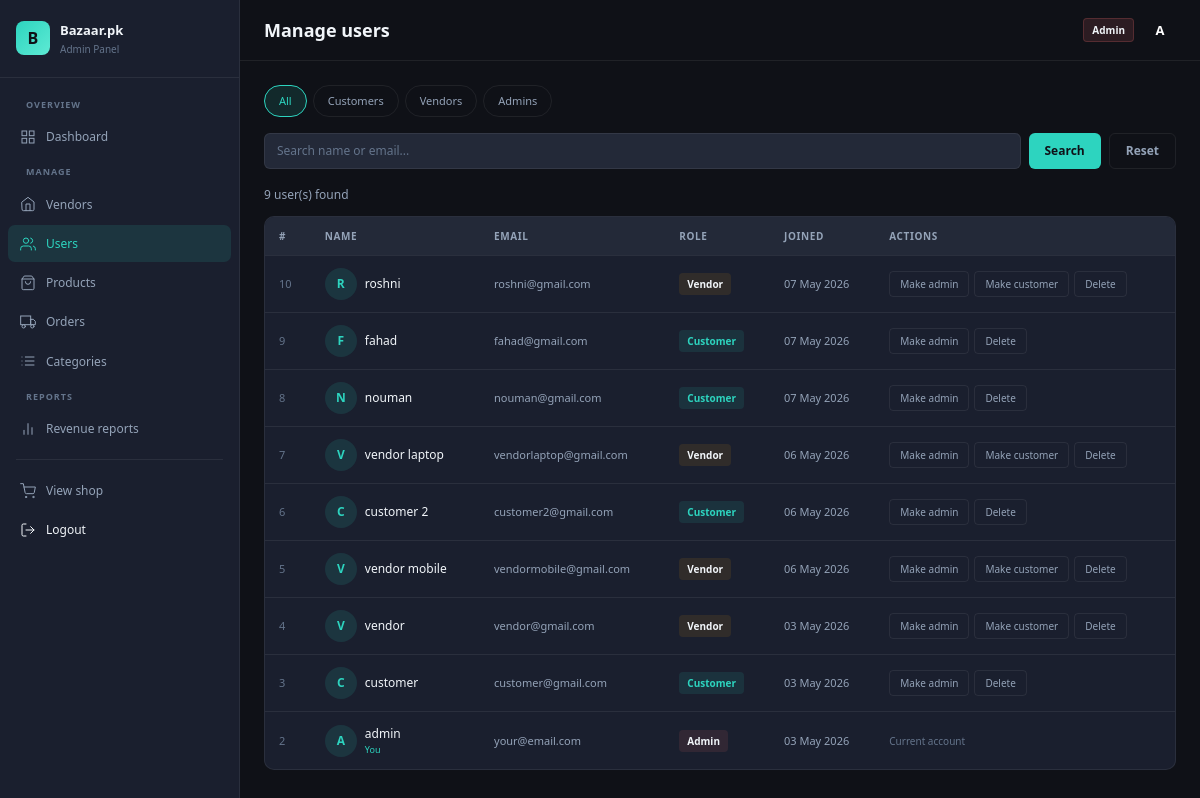
Page /admin/manage_users.php (signed in) on the committed database.
### tables this page shows
CREATE TABLE `users` (
  `id` int(11) NOT NULL,
  `full_name` varchar(100) NOT NULL,
  `email` varchar(150) NOT NULL,
  `password` varchar(255) NOT NULL,
  `role` enum('customer','vendor','admin') NOT NULL DEFAULT 'customer',
  `created_at` timestamp NOT NULL DEFAULT current_timestamp(),
  `cnic` varchar(15) DEFAULT NULL
);

### admin/manage_users.php (the view, shortened to what this page needs)
<?php
require_once '../db.php';
$userName    = $_SESSION['full_name'];
$filterRole = $_GET['role'] ?? '';
$search     = trim($_GET['q'] ?? '');
$page       = max(1, (int)($_GET['page'] ?? 1));
$perPage    = 20;
$offset     = ($page-1) * $perPage;
try {
    $sql    = "SELECT * FROM users WHERE 1=1";
    $params = [];
    $cntStmt = $conn->prepare(str_replace("SELECT *","SELECT COUNT(*)",$sql));
    $cntStmt->execute($params);
    $totalCount = (int)$cntStmt->fetchColumn();
    $sql .= " ORDER BY created_at DESC LIMIT $perPage OFFSET $offset";
    $stmt = $conn->prepare($sql);
    $stmt->execute($params);
    $users = $stmt->fetchAll();
} catch (PDOException $e) {
    $users = []; $totalCount = 0; $totalPages = 0;
}
?>
<!DOCTYPE html>
<html lang="en">
<head>
  <link href="https://cdn.jsdelivr.net/npm/bootstrap@5.3.0/dist/css/bootstrap.min.css" rel="stylesheet">
  <link href="../css/style.css"      rel="stylesheet">
  <link href="../css/styleadmin.css" rel="stylesheet">
</head>
<body>
<div class="admin-wrap">
  <?php include 'admin_sidebar.php'; ?>
  <div class="admin-main">
    <div class="admin-header">
      <div class="ah-left"><div class="ah-title">Manage users</div></div>
      <div class="ah-right">
        <span class="ah-admin-badge">Admin</span>
        <div class="ah-avatar"><?= strtoupper(substr($userName,0,1)) ?></div>
      </div>
    </div>
    <div class="admin-content">
      <div style="display:flex;gap:6px;margin-bottom:16px;flex-wrap:wrap;">
        <?php foreach (['' => 'All', 'customer' => 'Customers', 'vendor' => 'Vendors', 'admin' => 'Admins'] as $val => $lbl): ?>
          <a href="manage_users.php?role=<?= $val ?>&q=<?= urlencode($search) ?>"
             style="padding:6px 14px;border-radius:20px;font-size:11px;font-weight:500;text-decoration:none;
                    border:1px solid <?= $filterRole===$val ? 'var(--teal)' : 'var(--border)' ?>;
                    color:<?= $filterRole===$val ? 'var(--teal)' : 'var(--txt2)' ?>;
                    background:<?= $filterRole===$val ? 'var(--teal-dim)' : 'transparent' ?>;">
            <?= $lbl ?>
          </a>
        <?php endforeach; ?>
      </div>
      <form method="GET" class="admin-filters">
        <input class="af-input" type="text" name="q" placeholder="Search name or email..." value="<?= htmlspecialchars($search) ?>">
        <button type="submit" class="af-btn af-btn-primary">Search</button>
        <a href="manage_users.php" class="af-btn af-btn-ghost" style="text-decoration:none;display:flex;align-items:center;">Reset</a>
      </form>
      <div style="font-size:12px;color:var(--txt2);margin-bottom:12px;"><?= $totalCount ?> user(s) found</div>
      <div class="admin-table-wrap">
        <table class="admin-table">
          <thead>
            <tr>
              <th>#</th>
              <th>Name</th>
              <th>Email</th>
              <th>Role</th>
              <th>Joined</th>
              <th>Actions</th>
            </tr>
          </thead>
          <tbody>
            <?php if (empty($users)): ?>
              <tr><td colspan="6" style="text-align:center;color:var(--txt3);padding:28px;">No users found</td></tr>
            <?php else: ?>
              <?php foreach ($users as $u): ?>
                <tr>
                  <td style="color:var(--txt3);font-size:11px;"><?= $u['id'] ?></td>
                  <td>
                    <div style="display:flex;align-items:center;gap:8px;">
                      <div class="tbl-avatar" style="background:var(--teal-dim);color:var(--teal);">
                        <?= strtoupper(substr($u['full_name'],0,1)) ?>
                      </div>
                      <div>
                        <div style="font-size:12px;font-weight:500;color:var(--txt);"><?= htmlspecialchars($u['full_name']) ?></div>
                        <?php if ($u['id'] === (int)$_SESSION['user_id']): ?>
                          <div style="font-size:9px;color:var(--teal);">You</div>
                        <?php endif; ?>
                      </div>
                    </div>
                  </td>
                  <td style="color:var(--txt2);font-size:11px;"><?= htmlspecialchars($u['email']) ?></td>
                  <td><span class="status-badge sb-<?= $u['role'] ?>"><?= ucfirst($u['role']) ?></span></td>
                  <td style="color:var(--txt2);font-size:11px;"><?= date('d M Y', strtotime($u['created_at'])) ?></td>
                  <td>
                    <div class="tbl-actions">
                      <?php if ($u['id'] !== (int)$_SESSION['user_id']): ?>
                        <?php if ($u['role'] !== 'admin'): ?>
                          <a href="manage_users.php?make_admin=<?= $u['id'] ?>&role=<?= urlencode($filterRole) ?>"
                             class="tbl-btn" onclick="return confirm('Make this user an admin?')">Make admin</a>
                        <?php endif; ?>
                        <?php if ($u['role'] !== 'customer'): ?>
                          <a href="manage_users.php?make_customer=<?= $u['id'] ?>&role=<?= urlencode($filterRole) ?>"
                             class="tbl-btn">Make customer</a>
                        <?php endif; ?>
                        <a href="manage_users.php?delete=<?= $u['id'] ?>&role=<?= urlencode($filterRole) ?>"
                           class="tbl-btn delete" onclick="return confirm('Delete this user permanently?')">Delete</a>
                      <?php else: ?>
                        <span style="font-size:10px;color:var(--txt3);">Current account</span>
                      <?php endif; ?>
                    </div>
                  </td>
                </tr>
              <?php endforeach; ?>
            <?php endif; ?>
          </tbody>
        </table>
      </div>
    </div>
  </div>
</div>
</body>
</html>

### css/style.css (style rules this page uses)
:root { --bg: #0f1117; --bg2: #1a1f2e; --bg3: #232938; --teal: #2DD4BF; --teal2: #5EEAD4; --teal-dim: rgba(45,212,191,0.12); --txt: #F1F5F9; --txt2: #94A3B8; --txt3: #64748B; --border: rgba(255,255,255,0.07); --border2: rgba(45,212,191,0.25); --danger: #f87171; --danger-bg: rgba(248,113,113,0.10); --danger-br: rgba(248,113,113,0.25); }
*, *::before, *::after { box-sizing: border-box; margin: 0; padding: 0; }
html { scroll-behavior: smooth; }
body { background: var(--bg); color: var(--txt); font-family: 'Segoe UI', system-ui, -apple-system, sans-serif; font-size: 15px; line-height: 1.6; -webkit-font-smoothing: antialiased; }
a { text-decoration: none; color: inherit; transition: color 0.15s; }
button { font-family: inherit; cursor: pointer; }

### css/styleadmin.css (style rules this page uses)
.admin-wrap { display: flex; min-height: 100vh; }
.admin-main { flex: 1; margin-left: 240px; }
.admin-header { display: flex; align-items: center; justify-content: space-between; padding: 14px 24px; background: var(--bg); border-bottom: 1px solid var(--border); position: sticky; top: 0; z-index: 40; }
.ah-left { display: flex; align-items: center; gap: 12px; }
.ah-title { font-size: 18px; font-weight: 600; color: var(--txt); }
.ah-right { display: flex; align-items: center; gap: 10px; }
.ah-admin-badge { font-size: 10px; font-weight: 600; padding: 3px 8px; border-radius: 4px; background: rgba(248,113,113,0.12); color: var(--red); border: 1px solid rgba(248,113,113,0.2); }
.ah-avatar { width: 32px; height: 32px; border-radius: 50%; background: var(--red); display: flex; align-items: center; justify-content: center; font-size: 13px; font-weight: 700; color: #fff; }
.admin-content { padding: 24px; }
.admin-filters { display: flex; gap: 8px; margin-bottom: 16px; flex-wrap: wrap; }
.af-input { flex: 1; min-width: 180px; height: 36px; padding: 0 12px; background: var(--bg3); border: 1px solid var(--border); border-radius: 6px; font-size: 12px; color: var(--txt); outline: none; font-family: inherit; }
.af-input::placeholder { color: var(--txt3); }
.af-btn { height: 36px; padding: 0 16px; border-radius: 6px; font-size: 12px; font-weight: 600; cursor: pointer; font-family: inherit; transition: all 0.15s; }
.af-btn-primary { background: var(--teal); color: #0f1117; border: none; }
.af-btn-ghost { background: transparent; color: var(--txt2); border: 1px solid var(--border); }
.admin-table-wrap { background: var(--bg2); border: 1px solid var(--border); border-radius: 10px; overflow: hidden; }
.admin-table { width: 100%; border-collapse: collapse; }
.admin-table thead { background: var(--bg3); border-bottom: 1px solid var(--border); }
.admin-table th { padding: 11px 14px; text-align: left; font-size: 10px; font-weight: 700; color: var(--txt2); text-transform: uppercase; letter-spacing: 0.6px; white-space: nowrap; }
.admin-table td { padding: 12px 14px; border-bottom: 1px solid var(--border); font-size: 12px; color: var(--txt); vertical-align: middle; }
.admin-table tbody tr:last-child td { border-bottom: none; }
.tbl-avatar { width: 32px; height: 32px; border-radius: 50%; display: flex; align-items: center; justify-content: center; font-size: 12px; font-weight: 700; flex-shrink: 0; }
.status-badge { display: inline-block; font-size: 10px; font-weight: 600; padding: 3px 8px; border-radius: 4px; white-space: nowrap; }
.sb-customer { background: rgba(45,212,191,0.1); color: var(--teal); }
.sb-vendor { background: rgba(245,158,11,0.1); color: var(--amber); }
.sb-admin { background: rgba(248,113,113,0.1); color: var(--red); }
.tbl-actions { display: flex; gap: 5px; }
.tbl-btn { padding: 4px 10px; border-radius: 4px; border: 1px solid var(--border); background: transparent; color: var(--txt2); font-size: 10px; font-weight: 500; cursor: pointer; transition: all 0.15s; font-family: inherit; text-decoration: none; white-space: nowrap; }

### rows in the picture
users: id "10", full_name "R", full_name "roshni", email "roshni@gmail.com", role "Vendor", created_at "07 May 2026"
users: id "9", full_name "F", full_name "fahad", email "fahad@gmail.com", role "Customer", created_at "07 May 2026"
users: id "8", full_name "N", full_name "nouman", email "nouman@gmail.com", role "Customer", created_at "07 May 2026"
users: id "7", full_name "V", full_name "vendor laptop", email "vendorlaptop@gmail.com", role "Vendor", created_at "06 May 2026"
users: id "6", full_name "C", full_name "customer 2", email "customer2@gmail.com", role "Customer", created_at "06 May 2026"
users: id "5", full_name "V", full_name "vendor mobile", email "vendormobile@gmail.com", role "Vendor", created_at "06 May 2026"
users: id "4", full_name "V", full_name "vendor", email "vendor@gmail.com", role "Vendor", created_at "03 May 2026"
users: id "3", full_name "C", full_name "customer", email "customer@gmail.com", role "Customer", created_at "03 May 2026"
users: id "2", full_name "A", full_name "admin", shows "You", email "your@email.com", role "Admin", created_at "03 May 2026", shows "Current account"

### other values in the picture
substr($userName,0,1) "A"
$lbl "All"
$lbl "Customers"
$lbl "Vendors"
$lbl "Admins"
$totalCount "9"
